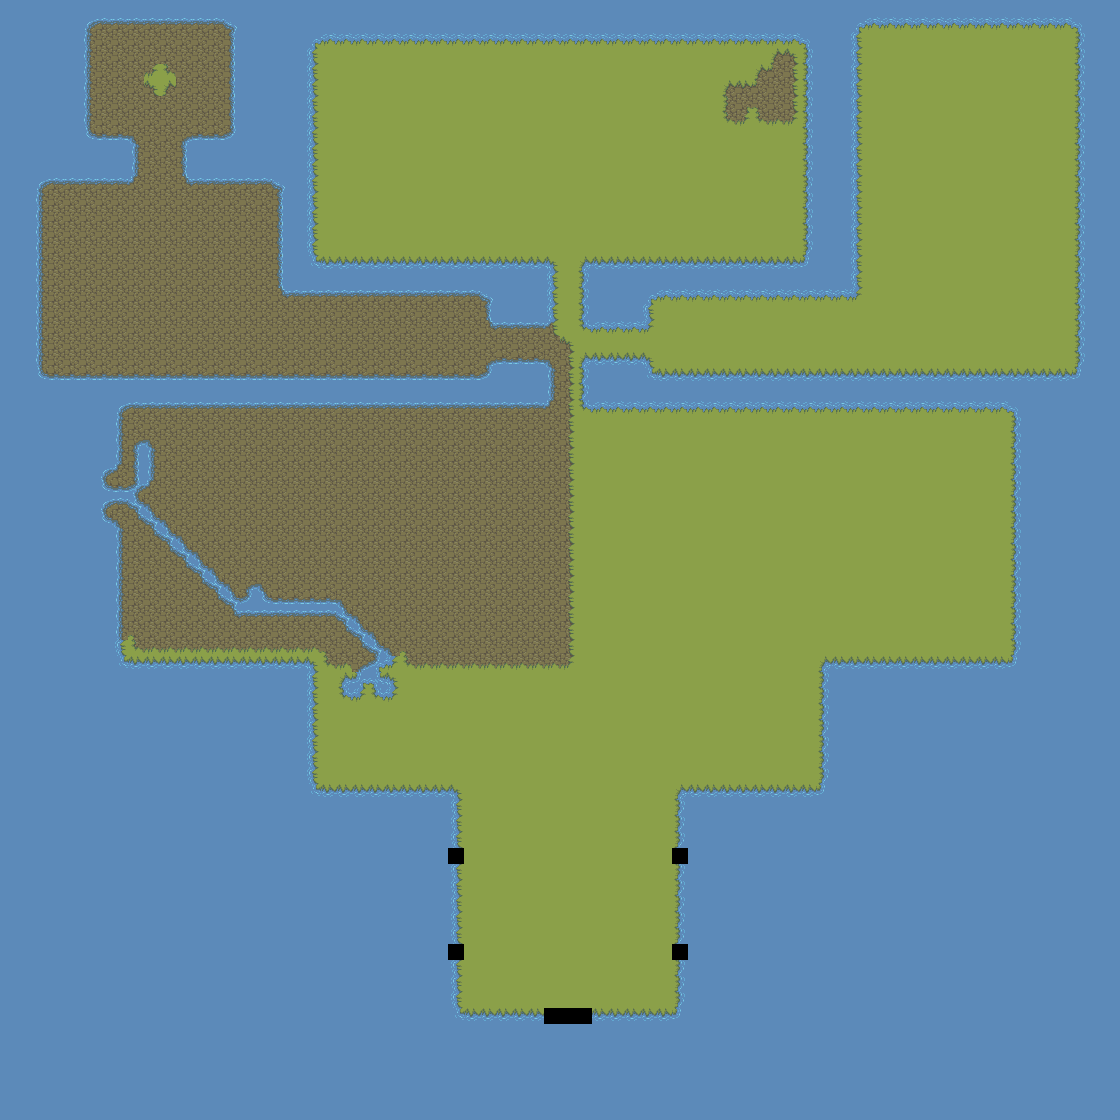

The image is a tile-based game level rendered from a .tmx file. Its description and source (layers, tilesets, objects; grid data summarised) follow:
An orthogonal 70x70 tile map with 16x16 px tiles, 2 tile layers (water, Tile Layer 1).

<map version="1.0" orientation="orthogonal" renderorder="right-down" width="70" height="70" tilewidth="16" tileheight="16" nextobjectid="1">
 <tileset firstgid="1" name="tileset3 (1)" tilewidth="16" tileheight="16" spacing="1" margin="1" tilecount="105" columns="7">
  <image source="tileset3 (1).png" width="128" height="256" />
 </tileset>
 <layer name="water" width="70" height="70">
  <data>[4900 cells, 2151 non-empty, 1 distinct tile ids]</data>
 </layer>
 <layer name="Tile Layer 1" width="70" height="70">
  <data>[4900 cells, 2759 non-empty, 43 distinct tile ids]</data>
 </layer>
</map>
